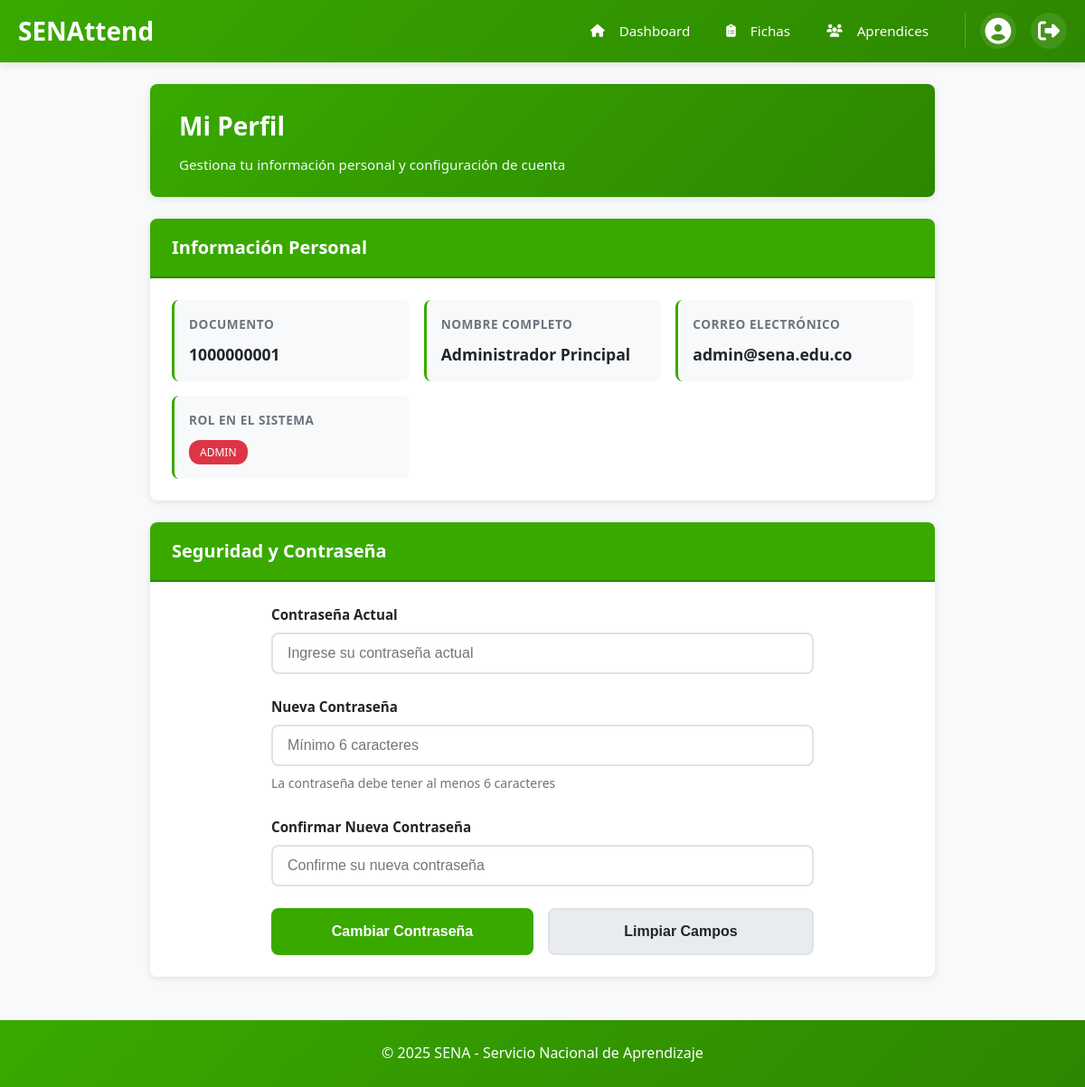
The app's page /perfil (signed in) with its own data.
### tables this page shows
CREATE TABLE IF NOT EXISTS usuarios (
    id INT AUTO_INCREMENT PRIMARY KEY,
    documento VARCHAR(20) UNIQUE NOT NULL,
    nombre VARCHAR(100) NOT NULL,
    email VARCHAR(100) UNIQUE NOT NULL,
    password_hash VARCHAR(255) NOT NULL,
    rol ENUM('instructor', 'coordinador', 'admin') NOT NULL DEFAULT 'instructor',
    created_at TIMESTAMP DEFAULT CURRENT_TIMESTAMP,
    updated_at TIMESTAMP DEFAULT CURRENT_TIMESTAMP ON UPDATE CURRENT_TIMESTAMP,
    INDEX idx_documento (documento),
    INDEX idx_email (email),
    INDEX idx_rol (rol)
);

### src/Controllers/ProfileController.php (called while the page is built, shortened)
<?php
class ProfileController
{
    private AuthService $authService;
    public function __construct(AuthService $authService, SessionManager $session)
    {
        $this->authService = $authService;
    }
    public function index(): void
    {
        $user = $this->authService->getCurrentUser();
        require __DIR__ . '/../../views/profile/index.php';
    }
}

### config/config.php (called while the page is built, shortened)
<?php
if (!function_exists('base_uri')) {
    function base_uri(): string
    {
        $scriptName = $_SERVER['SCRIPT_NAME'] ?? '';
        $directory = str_replace('\\', '/', dirname($scriptName));
        if ($directory === '/' || $directory === '\\' || $directory === '.') {
            return '';
        }
        return rtrim($directory, '/');
    }
}
if (!function_exists('asset')) {
    function asset(string $path): string
    {
        $base = base_uri();
        $normalizedPath = '/' . ltrim(str_replace('\\', '/', $path), '/');
        return $base . $normalizedPath;
    }
}
$envPath = __DIR__ . '/../.env';
return [
    'app' => [
        'name' => 'SENAttend',
        'env' => APP_ENV,
        'url' => getEnv('APP_URL', 'http://localhost:8000'),
    ],
    'database' => [
        'host' => DB_HOST,
        'name' => DB_NAME,
        'user' => DB_USER,
        'pass' => DB_PASS,
        'charset' => 'utf8mb4',
        'options' => [
            PDO::ATTR_ERRMODE => PDO::ERRMODE_EXCEPTION,
            PDO::ATTR_DEFAULT_FETCH_MODE => PDO::FETCH_ASSOC,
            PDO::ATTR_EMULATE_PREPARES => false,
            PDO::ATTR_PERSISTENT => true,
        ],
    ],
];

### src/Services/AuthService.php (called while the page is built, shortened)
<?php
class AuthService
{
    private UserRepository $userRepository;
    private SessionManager $session;
    public function __construct(UserRepository $userRepository, SessionManager $session)
    {
        $this->userRepository = $userRepository;
        $this->session = $session;
    }
    public function getCurrentUser(): ?array
    {
        $this->session->start();
        $userId = $this->session->get('user_id');
        $user = $this->userRepository->findById($userId);
        unset($user['password_hash']);
        return $user;
    }
}

### src/Session/SessionManager.php (called while the page is built, shortened)
<?php
class SessionManager
{
    private bool $started = false;
    public function start(): void
    {
        if ($this->started || session_status() === PHP_SESSION_ACTIVE) {
            return;
        }
        $this->started = true;
    }
    public function get(string $key, mixed $default = null): mixed
    {
        return $_SESSION[$key] ?? $default;
    }
}

### src/Database/Connection.php (called while the page is built, shortened)
<?php
class Connection
{
    private static ?PDO $instance = null;
    private static array $config = [];
    public static function getInstance(): PDO
    {
        return self::$instance;
    }
    private static function connect(): void
    {
        try {
            if (empty(self::$config)) {
                $configFile = __DIR__ . '/../../config/config.php';
                $fullConfig = require $configFile;
                self::$config = $fullConfig['database'];
            }
            $dsn = sprintf(
                'mysql:host=%s;dbname=%s;charset=%s',
                self::$config['host'],
                self::$config['name'],
                self::$config['charset']
            );
            self::$instance = new PDO(
                $dsn,
                self::$config['user'],
                self::$config['pass'],
                self::$config['options']
            );
        } catch (PDOException $e) {
            self::log('Connection failed: ' . $e->getMessage(), 'ERROR');
            throw new RuntimeException(
                'Database connection failed. Please check your configuration.',
                0,
                $e
            );
        }
    }
    public static function prepare(string $sql): \PDOStatement
    {
        try {
            return self::getInstance()->prepare($sql);
        } catch (PDOException $e) {
            self::log('Prepare failed: ' . $e->getMessage(), 'ERROR');
            throw $e;
        }
    }
}

### src/Repositories/UserRepository.php (called while the page is built, shortened)
<?php
class UserRepository
{
    public function findById(int $id): ?array
    {
        try {
            $stmt = Connection::prepare(
                'SELECT id, documento, nombre, email, password_hash, rol
                 FROM usuarios
                 WHERE id = :id
                 LIMIT 1'
            );
            $stmt->execute(['id' => $id]);
            $user = $stmt->fetch();
            return $user ?: null;
        } catch (PDOException $e) {
            error_log("Error finding user by ID: " . $e->getMessage());
            return null;
        }
    }
}

### views/profile/index.php (the view, shortened to what this page needs)
<!DOCTYPE html>
<html lang="es">
<head>
    <link rel="stylesheet" href="<?= asset('assets/vendor/fontawesome/css/all.min.css') ?>">
    <link rel="stylesheet" href="<?= asset('css/style.css') ?>">
    <link rel="stylesheet" href="<?= asset('css/components.css') ?>">
</head>
<body>
    <div class="wrapper">
        <?php
        require __DIR__ . '/../components/header.php';
        ?>
        <main class="main-content profile-page">
            <div class="container profile-container">
                <div class="profile-header">
                    <div class="profile-title-section">
                        <h1>Mi Perfil</h1>
                        <p class="profile-subtitle">Gestiona tu información personal y configuración de cuenta</p>
                    </div>
                </div>
                <div class="profile-card">
                    <div class="profile-card-header">
                        <h2>Información Personal</h2>
                    </div>
                    <div class="profile-card-body">
                        <div class="profile-info-grid">
                            <div class="profile-info-box">
                                <div class="info-box-content">
                                    <span class="info-label">Documento</span>
                                    <span class="info-value"><?= htmlspecialchars($user['documento'] ?? 'N/A') ?></span>
                                </div>
                            </div>
                            <div class="profile-info-box">
                                <div class="info-box-content">
                                    <span class="info-label">Nombre Completo</span>
                                    <span class="info-value"><?= htmlspecialchars($user['nombre'] ?? 'N/A') ?></span>
                                </div>
                            </div>
                            <div class="profile-info-box">
                                <div class="info-box-content">
                                    <span class="info-label">Correo Electrónico</span>
                                    <span class="info-value"><?= htmlspecialchars($user['email'] ?? 'N/A') ?></span>
                                </div>
                            </div>
                            <div class="profile-info-box">
                                <div class="info-box-content">
                                    <span class="info-label">Rol en el Sistema</span>
                                    <span class="info-value">
                                        <span class="badge badge-<?= $user['rol'] ?? 'secondary' ?>">
                                            <?= ucfirst($user['rol'] ?? 'N/A') ?>
                                        </span>
                                    </span>
                                </div>
                            </div>
                        </div>
                    </div>
                </div>
                <div class="profile-card">
                    <div class="profile-card-header">
                        <h2>Seguridad y Contraseña</h2>
                    </div>
                    <div class="profile-card-body">
                        <form method="POST" action="/perfil/cambiar-password" class="password-form" id="passwordForm">
                            <div class="form-group">
                                <label for="current_password" class="form-label">Contraseña Actual</label>
                                <input
                                    type="password"
                                    id="current_password"
                                    name="current_password"
                                    class="form-control"
                                    required
                                    placeholder="Ingrese su contraseña actual"
                                >
                            </div>
                            <div class="form-group">
                                <label for="new_password" class="form-label">Nueva Contraseña</label>
                                <input
                                    type="password"
                                    id="new_password"
                                    name="new_password"
                                    class="form-control"
                                    required
                                    minlength="6"
                                    placeholder="Mínimo 6 caracteres"
                                >
                                <small class="form-text">La contraseña debe tener al menos 6 caracteres</small>
                            </div>
                            <div class="form-group">
                                <label for="confirm_password" class="form-label">Confirmar Nueva Contraseña</label>
                                <input
                                    type="password"
                                    id="confirm_password"
                                    name="confirm_password"
                                    class="form-control"
                                    required
                                    minlength="6"
                                    placeholder="Confirme su nueva contraseña"
                                >
                            </div>
                            <div class="form-actions">
                                <button type="submit" class="btn btn-primary btn-submit">Cambiar Contraseña</button>
                                <button type="reset" class="btn btn-secondary btn-reset">Limpiar Campos</button>
                            </div>
                        </form>
                    </div>
                </div>
            </div>
        </main>
        <footer class="footer">
            <div class="container">
                <p>&copy; <?= date('Y') ?> SENA - Servicio Nacional de Aprendizaje</p>
            </div>
        </footer>
    </div>
</body>
</html>

### public/css/style.css (style rules this page uses)
:root { --color-primary: #39A900; --color-primary-dark: #2d8600; --color-primary-light: #4bc200; --color-secondary: #00324D; --color-success: #28a745; --color-danger: #dc3545; --color-warning: #ffc107; --color-info: #17a2b8; --color-light: #f8f9fa; --color-dark: #343a40; --color-white: #ffffff; --color-gray-100: #f8f9fa; --color-gray-200: #e9ecef; --color-gray-300: #dee2e6; --color-gray-600: #6c757d; --color-gray-900: #212529; --font-family: 'Segoe UI', Tahoma, Geneva, Verdana, sans-serif; --border-radius: 8px; --box-shadow: 0 2px 8px rgba(0, 0, 0, 0.1); --transition: all 0.3s ease; }
* { margin: 0; padding: 0; box-sizing: border-box; }
body { font-family: var(--font-family); line-height: 1.6; color: var(--color-gray-900); background-color: var(--color-gray-100); }
.wrapper { min-height: 100vh; display: flex; flex-direction: column; }
.container { max-width: 1200px; margin: 0 auto; padding: 0 20px; }
.main-content { flex: 1; padding: 2rem 0; }
.footer { background: linear-gradient(135deg, var(--color-primary) 0%, var(--color-primary-dark) 100%); color: var(--color-white); padding: 1.5rem 0; text-align: center; margin-top: auto; }
.form-group { margin-bottom: 1.5rem; }
.form-group label { display: block; margin-bottom: 0.5rem; font-weight: 600; color: var(--color-gray-900); }
.form-control { width: 100%; padding: 0.75rem 1rem; font-size: 1rem; border: 2px solid var(--color-gray-300); border-radius: var(--border-radius); transition: var(--transition); }
.btn { display: inline-block; padding: 0.75rem 1.5rem; font-size: 1rem; font-weight: 600; text-align: center; text-decoration: none; border: none; border-radius: var(--border-radius); cursor: pointer; transition: var(--transition); line-height: 1.5; }
.btn-primary { background-color: var(--color-primary); color: var(--color-white); }
.btn-secondary { background-color: var(--color-gray-600); color: var(--color-white); }
.badge { display: inline-block; padding: 0.35rem 0.65rem; font-size: 0.85rem; font-weight: 600; border-radius: 4px; text-transform: uppercase; }
.badge-admin { background-color: var(--color-danger); color: var(--color-white); }

### public/css/components.css (style rules this page uses)
.badge { display: inline-block; padding: 4px 12px; border-radius: 12px; font-size: 12px; font-weight: 500; text-transform: uppercase; }

### records on screen
usuarios: documento "1000000001", nombre "Administrador Principal", email "admin@sena.edu.co", rol "ADMIN"
